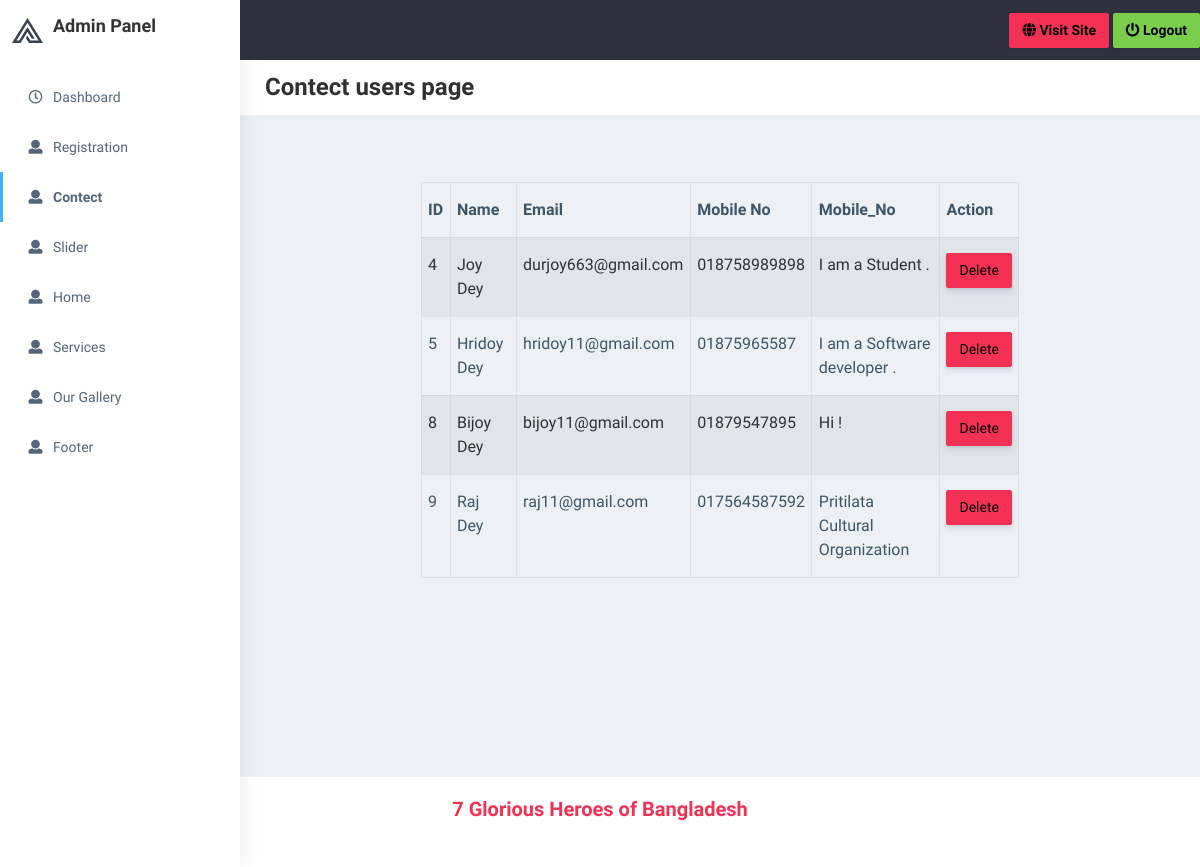
The app's page /admin/contact_users.php with its own data.
### tables this page shows
CREATE TABLE `contacts` (
  `id` int(20) NOT NULL,
  `name` varchar(500) NOT NULL,
  `email` varchar(500) NOT NULL,
  `mobile_no` varchar(500) NOT NULL,
  `message` varchar(1000) NOT NULL
);

### admin/contact_users.php (the view)
<?php include 'include/header.php' ;
include 'include/connection.php';
$sql = "SELECT * FROM contacts";
$result = $db->query($sql);
  ?>
<div class="page-wrapper">
    <div class="page-breadcrumb bg-white">
        <div class="row align-items-center">
            <div class="col-md-12">
                <h3 class="page-title">Contect users page</h3>
            </div>
        </div>
    </div><br><br>
    <div class="container-fluid">
        <div class="row justify-content-center">
            <div class="col-md-8">
                <table class="table table-striped table-bordered table-hover">
                    <thead>
                        <th><b>ID</b></th>
                        <th><b>Name</b></th>
                        <th><b>Email </b></th>
                        <th><b>Mobile No</b></th>
                        <th><b>Mobile_No</b> </th>
                        <th><b>Action</b> </th>
                    </thead>
                    <tbody>
                    <?php while($row = $result->fetch_assoc()): ?>
                      <tr>
                            <td><?php echo $row['id'] ; ?></td>
                            <td><?php echo $row['name'] ; ?></td>
                            <td><?php echo $row['email'] ; ?></td>
                            <td><?php echo $row['mobile_no'] ; ?></td>
                            <td><?php echo $row['message'] ; ?></td>
                        <td>
                            <a href="delete_contact.php?id=<?php echo $row['id']; ?>" class="btn btn-danger" onclick="return confirm('Are you sure you want to delete this user?')">Delete</a>
                        </td>
                     </tr>
                        <?php endwhile; ?>
                    </tbody>
                </table>
            </div>
        </div>
    </div>
</div>
<?php include 'include/footer.php' ; ?>

### records on screen
contacts: id "4", name "Joy Dey", email "durjoy663@gmail.com", mobile_no "018758989898", message "I am a Student ."
contacts: id "5", name "Hridoy Dey", email "hridoy11@gmail.com", mobile_no "01875965587", message "I am a Software developer ."
contacts: id "8", name "Bijoy Dey", email "bijoy11@gmail.com", mobile_no "01879547895", message "Hi !"
contacts: id "9", name "Raj Dey", email "raj11@gmail.com", mobile_no "017564587592", message "Pritilata Cultural Organization"
